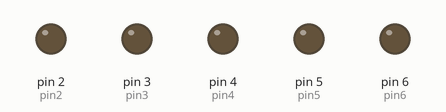
This sketch was run on a simulated Arduino Uno, built with avr-gcc and run on an emulated ATmega328P. Shown: output pins drawn as LEDs (lit = HIGH).

Above: at 0.1 s.
At 4.6 s:
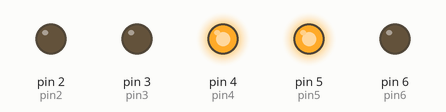
At 9.8 s:
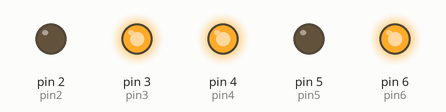
At 19.6 s:
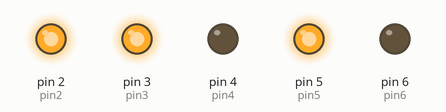
At 29.3 s:
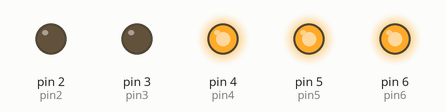
At 39.1 s:
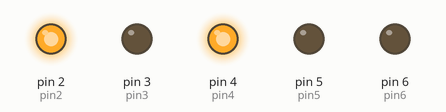
Timing chart, 0 to 40.0 s (numbered marks = the images above):
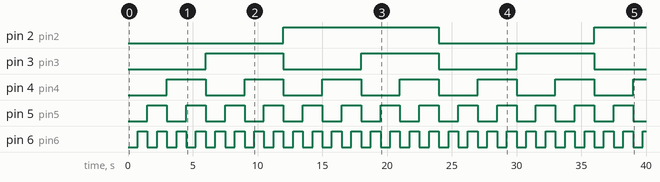

Measured:
- by itself, pin 2 (pin2): LOW → HIGH at 12.0 s, → LOW 12.0 s later, → HIGH 12.0 s later
- by itself, pin 3 (pin3): alternates HIGH for 6.0 s and LOW for 6.0 s
- by itself, pin 4 (pin4): alternates HIGH for 3.0 s and LOW for 3.0 s
- by itself, pin 5 (pin5): alternates HIGH for 1.5 s and LOW for 1.5 s
- by itself, pin 6 (pin6): alternates HIGH for 0.75 s and LOW for 0.75 s

The sketch:

sketch_apr9b.ino
```cpp
// binary number counter 0 to 31
int pin2=2;
int pin3=3;
int pin4=4;
int pin5=5;
int pin6=6;

int waitTime=750;

void setup() {
  // put your setup code here, to run once:
  pinMode(pin2, OUTPUT);
  pinMode(pin3, OUTPUT);
  pinMode(pin4, OUTPUT);
  pinMode(pin5, OUTPUT);
  pinMode(pin6, OUTPUT);
}

void loop() {
  // put your main code here, to run repeatedly:

  //0 0 0 0 0 = 0
  digitalWrite(pin2, LOW);
  digitalWrite(pin3, LOW);
  digitalWrite(pin4, LOW);
  digitalWrite(pin5, LOW);
  digitalWrite(pin6, LOW);
  delay(waitTime);

  //0 0 0 0 1 = 1
  digitalWrite(pin2, LOW);
  digitalWrite(pin3, LOW);
  digitalWrite(pin4, LOW);
  digitalWrite(pin5, LOW);
  digitalWrite(pin6, HIGH);
  delay(waitTime);

  //0 0 0 1 0 = 2
  digitalWrite(pin2, LOW);
  digitalWrite(pin3, LOW);
  digitalWrite(pin4, LOW);
  digitalWrite(pin5, HIGH);
  digitalWrite(pin6, LOW);
  delay(waitTime);

  //0 0 0 1 1 = 3
  digitalWrite(pin2, LOW);
  digitalWrite(pin3, LOW);
  digitalWrite(pin4, LOW);
  digitalWrite(pin5, HIGH);
  digitalWrite(pin6, HIGH);
  delay(waitTime);

  //0 0 1 0 0 = 4
  digitalWrite(pin2, LOW);
  digitalWrite(pin3, LOW);
  digitalWrite(pin4, HIGH);
  digitalWrite(pin5, LOW);
  digitalWrite(pin6, LOW);
  delay(waitTime);

  //0 0 1 0 1 = 5
  digitalWrite(pin2, LOW);
  digitalWrite(pin3, LOW);
  digitalWrite(pin4, HIGH);
  digitalWrite(pin5, LOW);
  digitalWrite(pin6, HIGH);
  delay(waitTime);

  //0 0 1 1 0 = 6
  digitalWrite(pin2, LOW);
  digitalWrite(pin3, LOW);
  digitalWrite(pin4, HIGH);
  digitalWrite(pin5, HIGH);
  digitalWrite(pin6, LOW);
  delay(waitTime);

  //0 0 1 1 1 = 7
  digitalWrite(pin2, LOW);
  digitalWrite(pin3, LOW);
  digitalWrite(pin4, HIGH);
  digitalWrite(pin5, HIGH);
  digitalWrite(pin6, HIGH);
  delay(waitTime);

  //0 1 0 0 0 = 8
  digitalWrite(pin2, LOW);
  digitalWrite(pin3, HIGH);
  digitalWrite(pin4, LOW);
  digitalWrite(pin5, LOW);
  digitalWrite(pin6, LOW);
  delay(waitTime);

  //0 1 0 0 1 = 9
  digitalWrite(pin2, LOW);
  digitalWrite(pin3, HIGH);
  digitalWrite(pin4, LOW);
  digitalWrite(pin5, LOW);
  digitalWrite(pin6, HIGH);
  delay(waitTime);

  //0 1 0 1 0 = 10
  digitalWrite(pin2, LOW);
  digitalWrite(pin3, HIGH);
  digitalWrite(pin4, LOW);
  digitalWrite(pin5, HIGH);
  digitalWrite(pin6, LOW);
  delay(waitTime);

  //0 1 0 1 1 = 11
  digitalWrite(pin2, LOW);
  digitalWrite(pin3, HIGH);
  digitalWrite(pin4, LOW);
  digitalWrite(pin5, HIGH);
  digitalWrite(pin6, HIGH);
  delay(waitTime);

  //0 1 1 0 0 = 12
  digitalWrite(pin2, LOW);
  digitalWrite(pin3, HIGH);
  digitalWrite(pin4, HIGH);
  digitalWrite(pin5, LOW);
  digitalWrite(pin6, LOW);
  delay(waitTime);

  //0 1 1 0 1 = 13
  digitalWrite(pin2, LOW);
  digitalWrite(pin3, HIGH);
  digitalWrite(pin4, HIGH);
  digitalWrite(pin5, LOW);
  digitalWrite(pin6, HIGH);
  delay(waitTime);

  //0 1 1 1 0 = 14
  digitalWrite(pin2, LOW);
  digitalWrite(pin3, HIGH);
  digitalWrite(pin4, HIGH);
  digitalWrite(pin5, HIGH);
  digitalWrite(pin6, LOW);
  delay(waitTime);

  //0 0 0 1 0 = 15
  digitalWrite(pin2, LOW);
  digitalWrite(pin3, HIGH);
  digitalWrite(pin4, HIGH);
  digitalWrite(pin5, HIGH);
  digitalWrite(pin6, HIGH);
  delay(waitTime);

  //1 0 0 0 0 = 16
  digitalWrite(pin2, HIGH);
  digitalWrite(pin3, LOW);
  digitalWrite(pin4, LOW);
  digitalWrite(pin5, LOW);
  digitalWrite(pin6, LOW);
  delay(waitTime);

  //1 0 0 0 1 = 17
  digitalWrite(pin2, HIGH);
  digitalWrite(pin3, LOW);
  digitalWrite(pin4, LOW);
  digitalWrite(pin5, LOW);
  digitalWrite(pin6, HIGH);
  delay(waitTime);

  //1 0 0 1 0 = 18
  digitalWrite(pin2, HIGH);
  digitalWrite(pin3, LOW);
  digitalWrite(pin4, LOW);
  digitalWrite(pin5, HIGH);
  digitalWrite(pin6, LOW);
  delay(waitTime);

  //1 0 0 1 1 = 19
  digitalWrite(pin2, HIGH);
  digitalWrite(pin3, LOW);
  digitalWrite(pin4, LOW);
  digitalWrite(pin5, HIGH);
  digitalWrite(pin6, HIGH);
  delay(waitTime);

  //1 0 1 0 0 = 20
  digitalWrite(pin2, HIGH);
  digitalWrite(pin3, LOW);
  digitalWrite(pin4, HIGH);
  digitalWrite(pin5, LOW);
  digitalWrite(pin6, LOW);
  delay(waitTime);

  //1 0 1 0 1 = 21
  digitalWrite(pin2, HIGH);
  digitalWrite(pin3, LOW);
  digitalWrite(pin4, HIGH);
  digitalWrite(pin5, LOW);
  digitalWrite(pin6, HIGH);
  delay(waitTime);

  //1 0 1 1 0 = 22
  digitalWrite(pin2, HIGH);
  digitalWrite(pin3, LOW);
  digitalWrite(pin4, HIGH);
  digitalWrite(pin5, HIGH);
  digitalWrite(pin6, LOW);
  delay(waitTime);

  //1 0 1 1 1 = 23
  digitalWrite(pin2, HIGH);
  digitalWrite(pin3, LOW);
  digitalWrite(pin4, HIGH);
  digitalWrite(pin5, HIGH);
  digitalWrite(pin6, HIGH);
  delay(waitTime);

  //1 1 0 0 0 = 24
  digitalWrite(pin2, HIGH);
  digitalWrite(pin3, HIGH);
  digitalWrite(pin4, LOW);
  digitalWrite(pin5, LOW);
  digitalWrite(pin6, LOW);
  delay(waitTime);

  //1 1 0 0 1 = 25
  digitalWrite(pin2, HIGH);
  digitalWrite(pin3, HIGH);
  digitalWrite(pin4, LOW);
  digitalWrite(pin5, LOW);
  digitalWrite(pin6, HIGH);
  delay(waitTime);

  //1 1 0 1 0 = 26
  digitalWrite(pin2, HIGH);
  digitalWrite(pin3, HIGH);
  digitalWrite(pin4, LOW);
  digitalWrite(pin5, HIGH);
  digitalWrite(pin6, LOW);
  delay(waitTime);

  //1 1 0 1 1 = 27
  digitalWrite(pin2, HIGH);
  digitalWrite(pin3, HIGH);
  digitalWrite(pin4, LOW);
  digitalWrite(pin5, HIGH);
  digitalWrite(pin6, HIGH);
  delay(waitTime);

  //1 1 1 0 0 = 28
  digitalWrite(pin2, HIGH);
  digitalWrite(pin3, HIGH);
  digitalWrite(pin4, HIGH);
  digitalWrite(pin5, LOW);
  digitalWrite(pin6, LOW);
  delay(waitTime);

  //1 1 1 0 1 = 29
  digitalWrite(pin2, HIGH);
  digitalWrite(pin3, HIGH);
  digitalWrite(pin4, HIGH);
  digitalWrite(pin5, LOW);
  digitalWrite(pin6, HIGH);
  delay(waitTime);

  //1 1 1 1 0 = 30
  digitalWrite(pin2, HIGH);
  digitalWrite(pin3, HIGH);
  digitalWrite(pin4, HIGH);
  digitalWrite(pin5, HIGH);
  digitalWrite(pin6, LOW);
  delay(waitTime);

  //1 1 1 1 1 = 31
  digitalWrite(pin2, HIGH);
  digitalWrite(pin3, HIGH);
  digitalWrite(pin4, HIGH);
  digitalWrite(pin5, HIGH);
  digitalWrite(pin6, HIGH);
  delay(waitTime);
}
```
